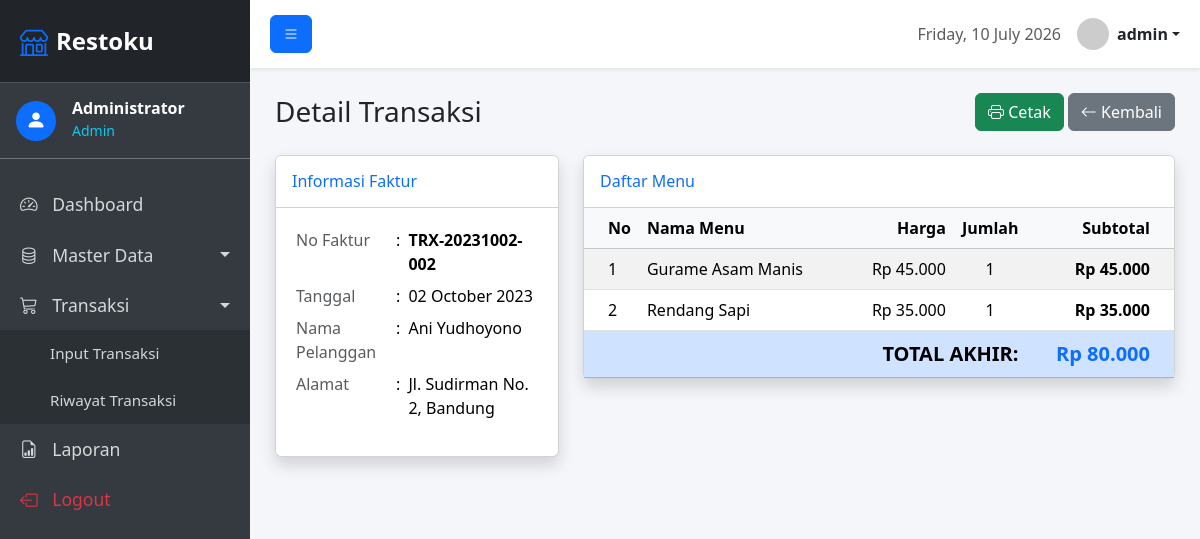
The page /transaksi/detail.php?id=TRX-20231002-002 (signed in) on the database its author committed.
### tables this page shows
CREATE TABLE transaksi (
    no_faktur VARCHAR(20) PRIMARY KEY,
    tanggal DATE NOT NULL,
    kode_pel VARCHAR(10) NOT NULL,
    total DECIMAL(12,2) NOT NULL,
    FOREIGN KEY (kode_pel) REFERENCES pelanggan(kode_pel) ON UPDATE CASCADE ON DELETE RESTRICT
);

CREATE TABLE pelanggan (
    kode_pel VARCHAR(10) PRIMARY KEY,
    nama_pel VARCHAR(100) NOT NULL,
    alamat TEXT
);

CREATE TABLE detail_transaksi (
    id_detail INT AUTO_INCREMENT PRIMARY KEY,
    no_faktur VARCHAR(20) NOT NULL,
    kode_menu VARCHAR(10) NOT NULL,
    harga DECIMAL(12,2) NOT NULL,
    jumlah INT NOT NULL,
    subtotal DECIMAL(12,2) NOT NULL,
    FOREIGN KEY (no_faktur) REFERENCES transaksi(no_faktur) ON UPDATE CASCADE ON DELETE CASCADE,
    FOREIGN KEY (kode_menu) REFERENCES menu(kode_menu) ON UPDATE CASCADE ON DELETE RESTRICT
);

CREATE TABLE menu (
    kode_menu VARCHAR(10) PRIMARY KEY,
    nama_menu VARCHAR(100) NOT NULL,
    jenis ENUM('Makanan','Minuman','Snack') NOT NULL,
    harga DECIMAL(12,2) NOT NULL
);

### transaksi/detail.php (the view, shortened to what this page needs)
<?php
require_once __DIR__ . '/../config/database.php';
require_once __DIR__ . '/../includes/header.php';
$no_faktur = $_GET['id'];
$stmt_header = $pdo->prepare("SELECT t.*, p.nama_pel, p.alamat FROM transaksi t JOIN pelanggan p ON t.kode_pel = p.kode_pel WHERE t.no_faktur = ?");
$stmt_header->execute([$no_faktur]);
$trx = $stmt_header->fetch();
$stmt_detail = $pdo->prepare("SELECT d.*, m.nama_menu FROM detail_transaksi d JOIN menu m ON d.kode_menu = m.kode_menu WHERE d.no_faktur = ?");
$stmt_detail->execute([$no_faktur]);
$details = $stmt_detail->fetchAll();
?>
<div class="d-flex justify-content-between align-items-center mb-4">
    <h1 class="h3 mb-0 text-gray-800">Detail Transaksi</h1>
    <div>
        <a href="cetak.php?id=<?= htmlspecialchars($no_faktur) ?>" target="_blank" class="btn btn-success"><i class="bi bi-printer"></i> Cetak</a>
        <a href="index.php" class="btn btn-secondary"><i class="bi bi-arrow-left"></i> Kembali</a>
    </div>
</div>
<div class="row">
    <div class="col-lg-4">
        <div class="card shadow mb-4">
            <div class="card-header py-3 bg-white">
                <h6 class="m-0 font-weight-bold text-primary">Informasi Faktur</h6>
            </div>
            <div class="card-body">
                <table class="table table-borderless table-sm">
                    <tr>
                        <td width="40%" class="text-muted">No Faktur</td>
                        <td width="5%">:</td>
                        <td class="fw-bold"><?= htmlspecialchars($trx['no_faktur']) ?></td>
                    </tr>
                    <tr>
                        <td class="text-muted">Tanggal</td>
                        <td>:</td>
                        <td><?= date('d F Y', strtotime($trx['tanggal'])) ?></td>
                    </tr>
                    <tr>
                        <td class="text-muted">Nama Pelanggan</td>
                        <td>:</td>
                        <td><?= htmlspecialchars($trx['nama_pel']) ?></td>
                    </tr>
                    <tr>
                        <td class="text-muted">Alamat</td>
                        <td>:</td>
                        <td><?= htmlspecialchars($trx['alamat']) ?></td>
                    </tr>
                </table>
            </div>
        </div>
    </div>
    <div class="col-lg-8">
        <div class="card shadow mb-4">
            <div class="card-header py-3 bg-white">
                <h6 class="m-0 font-weight-bold text-primary">Daftar Menu</h6>
            </div>
            <div class="card-body p-0">
                <div class="table-responsive">
                    <table class="table table-striped table-hover m-0">
                        <thead class="table-light">
                            <tr>
                                <th width="5%" class="ps-4">No</th>
                                <th>Nama Menu</th>
                                <th width="20%" class="text-end">Harga</th>
                                <th width="10%" class="text-center">Jumlah</th>
                                <th width="25%" class="text-end pe-4">Subtotal</th>
                            </tr>
                        </thead>
                        <tbody>
                            <?php $no=1; foreach($details as $d): ?>
                            <tr>
                                <td class="ps-4"><?= $no++ ?></td>
                                <td><?= htmlspecialchars($d['nama_menu']) ?></td>
                                <td class="text-end">Rp <?= number_format($d['harga'], 0, ',', '.') ?></td>
                                <td class="text-center"><?= htmlspecialchars($d['jumlah']) ?></td>
                                <td class="text-end fw-bold pe-4">Rp <?= number_format($d['subtotal'], 0, ',', '.') ?></td>
                            </tr>
                            <?php endforeach; ?>
                        </tbody>
                        <tfoot>
                            <tr class="table-primary">
                                <td colspan="4" class="text-end fw-bold fs-5">TOTAL AKHIR:</td>
                                <td class="text-end fw-bold fs-5 text-primary pe-4">Rp <?= number_format($trx['total'], 0, ',', '.') ?></td>
                            </tr>
                        </tfoot>
                    </table>
                </div>
            </div>
        </div>
    </div>
</div>
<?php require_once __DIR__ . '/../includes/footer.php'; ?>

### includes/header.php (style rules this page uses)
:root { --sidebar-width: 250px; }
body { background-color: #f4f6f9; overflow-x: hidden; }

### rows shown on the page
transaksi: no_faktur "TRX-20231002-002", tanggal "02 October 2023", kode_pel.nama_pel "Ani Yudhoyono", kode_pel.alamat "Jl. Sudirman No. 2, Bandung", total "80.000"
detail_transaksi: kode_menu.nama_menu "Gurame Asam Manis", harga "45.000", jumlah "1", subtotal "45.000"
detail_transaksi: kode_menu.nama_menu "Rendang Sapi", harga "35.000", jumlah "1", subtotal "35.000"

### other values the page prints
$_SESSION['nama'] "Administrator"
$_SESSION['level'] "Admin"
$_SESSION['username'] "admin"
